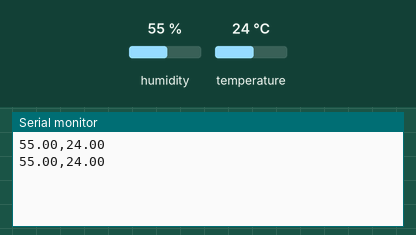
Recording of a sketch running on a simulated Arduino Uno, built with avr-gcc and run on an emulated ATmega328P. Shown: the last lines printed to the serial monitor. The inputs (shaded band) are chosen by the test bench; at power-on: humidity 55 %, temperature 24 °C.

Above: at 2.8 s.
2.9 s: humidity set to 22 %
At 4.6 s:
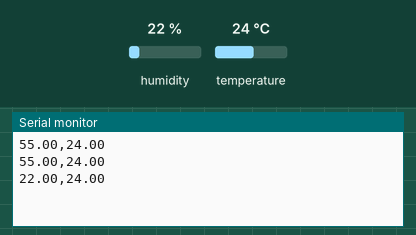
5.6 s: temperature set to 12 °C
At 6.4 s:
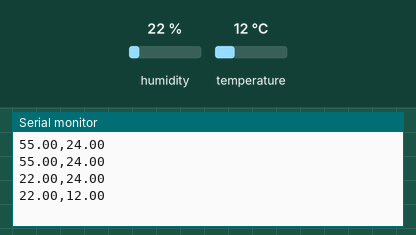
8.3 s: humidity set to 40 %
At 11.0 s:
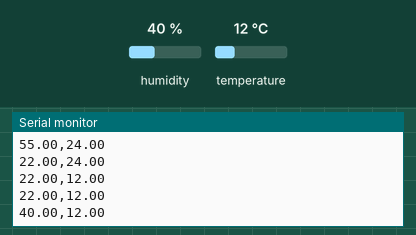
Timing chart, 0 to 12.5 s (numbered marks = the images above; inputs shaded):
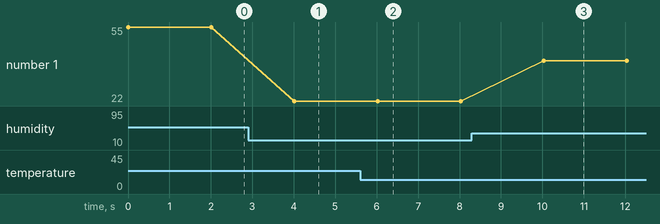

Measured:
- after the input at 2.9 s, the serial monitor: prints a new line after 1.1 s (image 1)
- after the input at 5.6 s, the serial monitor: prints a new line after 0.42 s (image 2)
- after the input at 8.3 s, the serial monitor: prints a new line after 1.7 s (image 3)
- plotted number 1: 55 → 22 after the input at 2.9 s, 22 → 40 after the input at 8.3 s

The sketch:

code.ino
```cpp
/*
    Ahsan Habib (habib@deakin.edu.au),
    School of Information Technology,
    Deakin University, Australia.
*/

// Add "DHT sensor library"
// from Arduino IDE Library Manager.
#include <DHT.h>

#define DHTPIN 21  // digital pin number
#define DHTTYPE DHT22  // DHT type 11 or 22
DHT dht(DHTPIN, DHTTYPE);


// variables to store data.
float hum, temp;

void setup() {
  // Set baud rate for serial communication
  Serial.begin(9600);

  // initialise DHT libarary
  dht.begin();
}

void loop() {
  // read data
  hum = dht.readHumidity();
  temp = dht.readTemperature();

  // Print data to serial port - a long way
  //
  // Serial.print("Humid: ");
  // Serial.print(hum);
  // Serial.print(" %, Temp: ");
  // Serial.print(temp);
  // Serial.println(" Celsius");

  // Print data to serial port - a compact way
  Serial.println(String(hum) + "," + String(temp));

  // wait a while
  delay(2000);
}
```
